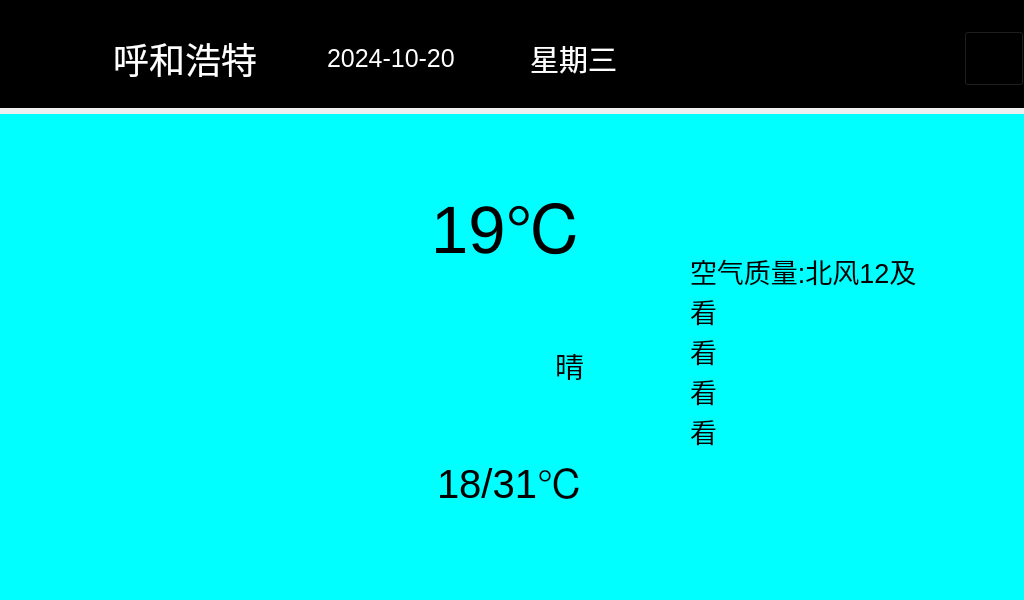
<?xml version="1.0" encoding="UTF-8"?>
<ui version="4.0">
 <class>Weather</class>
 <widget class="QWidget" name="Weather">
  <property name="geometry">
   <rect>
    <x>0</x>
    <y>0</y>
    <width>1024</width>
    <height>600</height>
   </rect>
  </property>
  <property name="windowTitle">
   <string>Weather</string>
  </property>
  <layout class="QGridLayout" name="gridLayout">
   <property name="leftMargin">
    <number>0</number>
   </property>
   <property name="topMargin">
    <number>0</number>
   </property>
   <property name="rightMargin">
    <number>0</number>
   </property>
   <property name="bottomMargin">
    <number>0</number>
   </property>
   <item row="0" column="0">
    <layout class="QVBoxLayout" name="verticalLayout" stretch="4,18">
     <property name="spacing">
      <number>6</number>
     </property>
     <property name="sizeConstraint">
      <enum>QLayout::SetDefaultConstraint</enum>
     </property>
     <item>
      <widget class="QWidget" name="widget_on" native="true">
       <property name="styleSheet">
        <string notr="true">background-color: rgb(0, 0, 0);</string>
       </property>
       <layout class="QGridLayout" name="gridLayout_2">
        <property name="leftMargin">
         <number>0</number>
        </property>
        <property name="rightMargin">
         <number>0</number>
        </property>
        <property name="bottomMargin">
         <number>0</number>
        </property>
        <property name="spacing">
         <number>0</number>
        </property>
        <item row="0" column="0">
         <layout class="QHBoxLayout" name="horizontalLayout">
          <item>
           <widget class="QLabel" name="label_local">
            <property name="minimumSize">
             <size>
              <width>60</width>
              <height>55</height>
             </size>
            </property>
            <property name="styleSheet">
             <string notr="true">image: url(:/img/city.png);</string>
            </property>
            <property name="text">
             <string/>
            </property>
           </widget>
          </item>
          <item>
           <spacer name="horizontalSpacer">
            <property name="orientation">
             <enum>Qt::Horizontal</enum>
            </property>
            <property name="sizeHint" stdset="0">
             <size>
              <width>13</width>
              <height>17</height>
             </size>
            </property>
           </spacer>
          </item>
          <item>
           <widget class="QLabel" name="label_city">
            <property name="minimumSize">
             <size>
              <width>160</width>
              <height>0</height>
             </size>
            </property>
            <property name="font">
             <font>
              <pointsize>27</pointsize>
             </font>
            </property>
            <property name="styleSheet">
             <string notr="true">color: rgb(255, 255, 255);</string>
            </property>
            <property name="text">
             <string>呼和浩特</string>
            </property>
           </widget>
          </item>
          <item>
           <spacer name="horizontalSpacer_5">
            <property name="orientation">
             <enum>Qt::Horizontal</enum>
            </property>
            <property name="sizeHint" stdset="0">
             <size>
              <width>13</width>
              <height>17</height>
             </size>
            </property>
           </spacer>
          </item>
          <item>
           <widget class="QLabel" name="label_today">
            <property name="minimumSize">
             <size>
              <width>150</width>
              <height>50</height>
             </size>
            </property>
            <property name="font">
             <font>
              <pointsize>19</pointsize>
             </font>
            </property>
            <property name="styleSheet">
             <string notr="true">color: rgb(255, 255, 255);</string>
            </property>
            <property name="frameShadow">
             <enum>QFrame::Plain</enum>
            </property>
            <property name="text">
             <string>2024-10-20</string>
            </property>
           </widget>
          </item>
          <item>
           <spacer name="horizontalSpacer_2">
            <property name="orientation">
             <enum>Qt::Horizontal</enum>
            </property>
            <property name="sizeHint" stdset="0">
             <size>
              <width>13</width>
              <height>17</height>
             </size>
            </property>
           </spacer>
          </item>
          <item>
           <widget class="QLabel" name="label_week">
            <property name="minimumSize">
             <size>
              <width>100</width>
              <height>50</height>
             </size>
            </property>
            <property name="font">
             <font>
              <pointsize>22</pointsize>
             </font>
            </property>
            <property name="styleSheet">
             <string notr="true">color: rgb(255, 255, 255);</string>
            </property>
            <property name="text">
             <string>星期三</string>
            </property>
           </widget>
          </item>
          <item>
           <spacer name="horizontalSpacer_3">
            <property name="orientation">
             <enum>Qt::Horizontal</enum>
            </property>
            <property name="sizeHint" stdset="0">
             <size>
              <width>13</width>
              <height>20</height>
             </size>
            </property>
           </spacer>
          </item>
          <item>
           <widget class="QLineEdit" name="lineEdit_city">
            <property name="minimumSize">
             <size>
              <width>100</width>
              <height>40</height>
             </size>
            </property>
            <property name="font">
             <font>
              <pointsize>19</pointsize>
             </font>
            </property>
            <property name="styleSheet">
             <string notr="true">color: rgb(255, 255, 255);
border-width: 2px;
border-color: blue;</string>
            </property>
            <property name="text">
             <string/>
            </property>
           </widget>
          </item>
          <item>
           <spacer name="horizontalSpacer_4">
            <property name="orientation">
             <enum>Qt::Horizontal</enum>
            </property>
            <property name="sizeHint" stdset="0">
             <size>
              <width>13</width>
              <height>17</height>
             </size>
            </property>
           </spacer>
          </item>
          <item>
           <widget class="QPushButton" name="pushButton_seek">
            <property name="minimumSize">
             <size>
              <width>60</width>
              <height>55</height>
             </size>
            </property>
            <property name="styleSheet">
             <string notr="true">border-image: url(:/img/search.png);</string>
            </property>
            <property name="text">
             <string/>
            </property>
           </widget>
          </item>
         </layout>
        </item>
       </layout>
      </widget>
     </item>
     <item>
      <widget class="QWidget" name="widget_down" native="true">
       <property name="styleSheet">
        <string notr="true">background-color: rgb(0, 255, 255);</string>
       </property>
       <layout class="QGridLayout" name="gridLayout_3">
        <property name="leftMargin">
         <number>0</number>
        </property>
        <property name="topMargin">
         <number>0</number>
        </property>
        <property name="rightMargin">
         <number>0</number>
        </property>
        <property name="bottomMargin">
         <number>0</number>
        </property>
        <property name="spacing">
         <number>0</number>
        </property>
        <item row="0" column="0">
         <widget class="QStackedWidget" name="stackedWidget">
          <property name="currentIndex">
           <number>0</number>
          </property>
          <widget class="QWidget" name="page_today">
           <property name="enabled">
            <bool>true</bool>
           </property>
           <layout class="QGridLayout" name="gridLayout_5">
            <item row="0" column="0">
             <widget class="QWidget" name="widget_today" native="true">
              <property name="enabled">
               <bool>true</bool>
              </property>
              <layout class="QGridLayout" name="gridLayout_4">
               <item row="1" column="0">
                <layout class="QVBoxLayout" name="verticalLayout_3">
                 <property name="sizeConstraint">
                  <enum>QLayout::SetMaximumSize</enum>
                 </property>
                 <item>
                  <layout class="QHBoxLayout" name="horizontalLayout_4" stretch="0">
                   <item>
                    <layout class="QHBoxLayout" name="horizontalLayout_3" stretch="0,0,0,12,0,0">
                     <item>
                      <spacer name="horizontalSpacer_7">
                       <property name="orientation">
                        <enum>Qt::Horizontal</enum>
                       </property>
                       <property name="sizeHint" stdset="0">
                        <size>
                         <width>40</width>
                         <height>20</height>
                        </size>
                       </property>
                      </spacer>
                     </item>
                     <item>
                      <spacer name="horizontalSpacer_6">
                       <property name="orientation">
                        <enum>Qt::Horizontal</enum>
                       </property>
                       <property name="sizeHint" stdset="0">
                        <size>
                         <width>40</width>
                         <height>20</height>
                        </size>
                       </property>
                      </spacer>
                     </item>
                     <item>
                      <widget class="QLabel" name="label_today_s_picture">
                       <property name="minimumSize">
                        <size>
                         <width>200</width>
                         <height>0</height>
                        </size>
                       </property>
                       <property name="maximumSize">
                        <size>
                         <width>200</width>
                         <height>200</height>
                        </size>
                       </property>
                       <property name="text">
                        <string/>
                       </property>
                       <property name="scaledContents">
                        <bool>true</bool>
                       </property>
                      </widget>
                     </item>
                     <item>
                      <layout class="QVBoxLayout" name="verticalLayout_2">
                       <item>
                        <widget class="QLineEdit" name="lineEdit_today_c_realtime">
                         <property name="maximumSize">
                          <size>
                           <width>180</width>
                           <height>16777215</height>
                          </size>
                         </property>
                         <property name="font">
                          <font>
                           <pointsize>50</pointsize>
                          </font>
                         </property>
                         <property name="styleSheet">
                          <string notr="true">border-style: outset;</string>
                         </property>
                         <property name="text">
                          <string>19℃</string>
                         </property>
                         <property name="alignment">
                          <set>Qt::AlignRight|Qt::AlignTrailing|Qt::AlignVCenter</set>
                         </property>
                         <property name="readOnly">
                          <bool>true</bool>
                         </property>
                        </widget>
                       </item>
                       <item>
                        <widget class="QLineEdit" name="lineEdit_today_s_realtime">
                         <property name="maximumSize">
                          <size>
                           <width>180</width>
                           <height>16777215</height>
                          </size>
                         </property>
                         <property name="font">
                          <font>
                           <pointsize>22</pointsize>
                          </font>
                         </property>
                         <property name="styleSheet">
                          <string notr="true">border-style: outset;</string>
                         </property>
                         <property name="text">
                          <string>晴</string>
                         </property>
                         <property name="alignment">
                          <set>Qt::AlignRight|Qt::AlignTrailing|Qt::AlignVCenter</set>
                         </property>
                         <property name="readOnly">
                          <bool>true</bool>
                         </property>
                        </widget>
                       </item>
                       <item>
                        <widget class="QLineEdit" name="lineEdit_today_c">
                         <property name="minimumSize">
                          <size>
                           <width>180</width>
                           <height>0</height>
                          </size>
                         </property>
                         <property name="maximumSize">
                          <size>
                           <width>180</width>
                           <height>16777215</height>
                          </size>
                         </property>
                         <property name="font">
                          <font>
                           <pointsize>30</pointsize>
                          </font>
                         </property>
                         <property name="styleSheet">
                          <string notr="true">border-style: outset;</string>
                         </property>
                         <property name="text">
                          <string>18/31℃</string>
                         </property>
                         <property name="alignment">
                          <set>Qt::AlignRight|Qt::AlignTrailing|Qt::AlignVCenter</set>
                         </property>
                         <property name="readOnly">
                          <bool>true</bool>
                         </property>
                        </widget>
                       </item>
                      </layout>
                     </item>
                     <item>
                      <spacer name="horizontalSpacer_13">
                       <property name="orientation">
                        <enum>Qt::Horizontal</enum>
                       </property>
                       <property name="sizeHint" stdset="0">
                        <size>
                         <width>40</width>
                         <height>20</height>
                        </size>
                       </property>
                      </spacer>
                     </item>
                     <item>
                      <layout class="QVBoxLayout" name="verticalLayout_9">
                       <item>
                        <spacer name="verticalSpacer_2">
                         <property name="orientation">
                          <enum>Qt::Vertical</enum>
                         </property>
                         <property name="sizeHint" stdset="0">
                          <size>
                           <width>20</width>
                           <height>40</height>
                          </size>
                         </property>
                        </spacer>
                       </item>
                       <item>
                        <widget class="QTextEdit" name="textEdit_today_co">
                         <property name="minimumSize">
                          <size>
                           <width>320</width>
                           <height>220</height>
                          </size>
                         </property>
                         <property name="font">
                          <font>
                           <pointsize>19</pointsize>
                          </font>
                         </property>
                         <property name="styleSheet">
                          <string notr="true">border-style: outset;</string>
                         </property>
                         <property name="readOnly">
                          <bool>true</bool>
                         </property>
                         <property name="html">
                          <string>&lt;!DOCTYPE HTML PUBLIC &quot;-//W3C//DTD HTML 4.0//EN&quot; &quot;http://www.w3.org/TR/REC-html40/strict.dtd&quot;&gt;
&lt;html&gt;&lt;head&gt;&lt;meta name=&quot;qrichtext&quot; content=&quot;1&quot; /&gt;&lt;style type=&quot;text/css&quot;&gt;
p, li { white-space: pre-wrap; }
&lt;/style&gt;&lt;/head&gt;&lt;body style=&quot; font-family:'DejaVu LGC Sans'; font-size:19pt; font-weight:400; font-style:normal;&quot;&gt;
&lt;p style=&quot; margin-top:0px; margin-bottom:0px; margin-left:0px; margin-right:0px; -qt-block-indent:0; text-indent:0px;&quot;&gt;&lt;span style=&quot; font-size:20pt;&quot;&gt;空气质量:北风12及&lt;/span&gt;&lt;/p&gt;
&lt;p style=&quot; margin-top:0px; margin-bottom:0px; margin-left:0px; margin-right:0px; -qt-block-indent:0; text-indent:0px;&quot;&gt;&lt;span style=&quot; font-size:20pt;&quot;&gt;看&lt;/span&gt;&lt;/p&gt;
&lt;p style=&quot; margin-top:0px; margin-bottom:0px; margin-left:0px; margin-right:0px; -qt-block-indent:0; text-indent:0px;&quot;&gt;&lt;span style=&quot; font-size:20pt;&quot;&gt;看&lt;/span&gt;&lt;/p&gt;
&lt;p style=&quot; margin-top:0px; margin-bottom:0px; margin-left:0px; margin-right:0px; -qt-block-indent:0; text-indent:0px;&quot;&gt;&lt;span style=&quot; font-size:20pt;&quot;&gt;看&lt;/span&gt;&lt;/p&gt;
&lt;p style=&quot; margin-top:0px; margin-bottom:0px; margin-left:0px; margin-right:0px; -qt-block-indent:0; text-indent:0px;&quot;&gt;&lt;span style=&quot; font-size:20pt;&quot;&gt;看&lt;/span&gt;&lt;/p&gt;&lt;/body&gt;&lt;/html&gt;</string>
                         </property>
                        </widget>
                       </item>
                       <item>
                        <spacer name="verticalSpacer">
                         <property name="orientation">
                          <enum>Qt::Vertical</enum>
                         </property>
                         <property name="sizeHint" stdset="0">
                          <size>
                           <width>20</width>
                           <height>40</height>
                          </size>
                         </property>
                        </spacer>
                       </item>
                      </layout>
                     </item>
                    </layout>
                   </item>
                  </layout>
                 </item>
                </layout>
               </item>
              </layout>
             </widget>
            </item>
           </layout>
          </widget>
          <widget class="QWidget" name="page_future">
           <layout class="QGridLayout" name="gridLayout_6">
            <item row="0" column="0">
             <widget class="QWidget" name="widget_future" native="true">
              <layout class="QGridLayout" name="gridLayout_7">
               <item row="0" column="0">
                <layout class="QHBoxLayout" name="horizontalLayout_5">
                 <property name="sizeConstraint">
                  <enum>QLayout::SetMinAndMaxSize</enum>
                 </property>
                 <property name="leftMargin">
                  <number>10</number>
                 </property>
                 <item>
                  <layout class="QVBoxLayout" name="verticalLayout_4">
                   <item>
                    <widget class="QLabel" name="label_today_date">
                     <property name="minimumSize">
                      <size>
                       <width>120</width>
                       <height>0</height>
                      </size>
                     </property>
                     <property name="font">
                      <font>
                       <pointsize>25</pointsize>
                      </font>
                     </property>
                     <property name="text">
                      <string>今天</string>
                     </property>
                     <property name="alignment">
                      <set>Qt::AlignCenter</set>
                     </property>
                    </widget>
                   </item>
                   <item>
                    <widget class="QLabel" name="label_today_s_pictures">
                     <property name="minimumSize">
                      <size>
                       <width>105</width>
                       <height>105</height>
                      </size>
                     </property>
                     <property name="maximumSize">
                      <size>
                       <width>105</width>
                       <height>105</height>
                      </size>
                     </property>
                     <property name="text">
                      <string/>
                     </property>
                     <property name="scaledContents">
                      <bool>true</bool>
                     </property>
                     <property name="alignment">
                      <set>Qt::AlignCenter</set>
                     </property>
                    </widget>
                   </item>
                   <item>
                    <widget class="QLabel" name="label_today_c">
                     <property name="minimumSize">
                      <size>
                       <width>110</width>
                       <height>0</height>
                      </size>
                     </property>
                     <property name="font">
                      <font>
                       <pointsize>20</pointsize>
                      </font>
                     </property>
                     <property name="text">
                      <string>19~20</string>
                     </property>
                     <property name="alignment">
                      <set>Qt::AlignCenter</set>
                     </property>
                    </widget>
                   </item>
                   <item>
                    <widget class="QLabel" name="label_wind">
                     <property name="font">
                      <font>
                       <pointsize>20</pointsize>
                      </font>
                     </property>
                     <property name="text">
                      <string>东北风</string>
                     </property>
                     <property name="alignment">
                      <set>Qt::AlignCenter</set>
                     </property>
                    </widget>
                   </item>
                  </layout>
                 </item>
                 <item>
                  <spacer name="horizontalSpacer_12">
                   <property name="orientation">
                    <enum>Qt::Horizontal</enum>
                   </property>
                   <property name="sizeHint" stdset="0">
                    <size>
                     <width>40</width>
                     <height>20</height>
                    </size>
                   </property>
                  </spacer>
                 </item>
                 <item>
                  <layout class="QVBoxLayout" name="verticalLayout_5">
                   <item>
                    <widget class="QLabel" name="label_today_date_2">
                     <property name="minimumSize">
                      <size>
                       <width>120</width>
                       <height>0</height>
                      </size>
                     </property>
                     <property name="font">
                      <font>
                       <pointsize>25</pointsize>
                      </font>
                     </property>
                     <property name="text">
                      <string>明天</string>
                     </property>
                     <property name="alignment">
                      <set>Qt::AlignCenter</set>
                     </property>
                    </widget>
                   </item>
                   <item>
                    <widget class="QLabel" name="label_today_s_pictures_2">
                     <property name="minimumSize">
                      <size>
                       <width>105</width>
                       <height>105</height>
                      </size>
                     </property>
                     <property name="maximumSize">
                      <size>
                       <width>105</width>
                       <height>105</height>
                      </size>
                     </property>
                     <property name="text">
                      <string/>
                     </property>
                     <property name="scaledContents">
                      <bool>true</bool>
                     </property>
                     <property name="alignment">
                      <set>Qt::AlignCenter</set>
                     </property>
                    </widget>
                   </item>
                   <item>
                    <widget class="QLabel" name="label_today_c_2">
                     <property name="minimumSize">
                      <size>
                       <width>110</width>
                       <height>0</height>
                      </size>
                     </property>
                     <property name="font">
                      <font>
                       <pointsize>20</pointsize>
                      </font>
                     </property>
                     <property name="text">
                      <string>19~20</string>
                     </property>
                     <property name="alignment">
                      <set>Qt::AlignCenter</set>
                     </property>
                    </widget>
                   </item>
                   <item>
                    <widget class="QLabel" name="label_wind_2">
                     <property name="font">
                      <font>
                       <pointsize>20</pointsize>
                      </font>
                     </property>
                     <property name="text">
                      <string>东北风</string>
                     </property>
                     <property name="alignment">
                      <set>Qt::AlignCenter</set>
                     </property>
                    </widget>
                   </item>
                  </layout>
                 </item>
                 <item>
                  <spacer name="horizontalSpacer_11">
                   <property name="orientation">
                    <enum>Qt::Horizontal</enum>
                   </property>
                   <property name="sizeHint" stdset="0">
                    <size>
                     <width>40</width>
                     <height>20</height>
                    </size>
                   </property>
                  </spacer>
                 </item>
                 <item>
                  <layout class="QVBoxLayout" name="verticalLayout_6">
                   <item>
                    <widget class="QLabel" name="label_today_date_3">
                     <property name="minimumSize">
                      <size>
                       <width>120</width>
                       <height>0</height>
                      </size>
                     </property>
                     <property name="font">
                      <font>
                       <pointsize>25</pointsize>
                      </font>
                     </property>
                     <property name="text">
                      <string>后天</string>
                     </property>
                     <property name="alignment">
                      <set>Qt::AlignCenter</set>
                     </property>
                    </widget>
                   </item>
                   <item>
                    <widget class="QLabel" name="label_today_s_pictures_3">
                     <property name="minimumSize">
                      <size>
                       <width>105</width>
                       <height>105</height>
                      </size>
                     </property>
                     <property name="maximumSize">
                      <size>
                       <width>105</width>
                       <height>105</height>
                      </size>
                     </property>
                     <property name="text">
                      <string/>
                     </property>
                     <property name="scaledContents">
                      <bool>true</bool>
                     </property>
                     <property name="alignment">
                      <set>Qt::AlignCenter</set>
                     </property>
                    </widget>
                   </item>
                   <item>
                    <widget class="QLabel" name="label_today_c_3">
                     <property name="minimumSize">
                      <size>
                       <width>110</width>
                       <height>0</height>
                      </size>
                     </property>
                     <property name="font">
                      <font>
                       <pointsize>20</pointsize>
                      </font>
                     </property>
                     <property name="text">
                      <string>19~20</string>
                     </property>
                     <property name="alignment">
                      <set>Qt::AlignCenter</set>
                     </property>
                    </widget>
                   </item>
                   <item>
                    <widget class="QLabel" name="label_wind_3">
                     <property name="font">
                      <font>
                       <pointsize>20</pointsize>
                      </font>
                     </property>
                     <property name="text">
                      <string>东北风</string>
                     </property>
                     <property name="alignment">
                      <set>Qt::AlignCenter</set>
                     </property>
                    </widget>
                   </item>
                  </layout>
                 </item>
                 <item>
                  <spacer name="horizontalSpacer_10">
                   <property name="orientation">
                    <enum>Qt::Horizontal</enum>
                   </property>
                   <property name="sizeHint" stdset="0">
                    <size>
                     <width>40</width>
                     <height>20</height>
                    </size>
                   </property>
                  </spacer>
                 </item>
                 <item>
                  <layout class="QVBoxLayout" name="verticalLayout_7">
                   <item>
                    <widget class="QLabel" name="label_today_date_4">
                     <property name="minimumSize">
                      <size>
                       <width>120</width>
                       <height>0</height>
                      </size>
                     </property>
                     <property name="font">
                      <font>
                       <pointsize>25</pointsize>
                      </font>
                     </property>
                     <property name="text">
                      <string>05-22</string>
                     </property>
                     <property name="alignment">
                      <set>Qt::AlignCenter</set>
                     </property>
                    </widget>
                   </item>
                   <item>
                    <widget class="QLabel" name="label_today_s_pictures_4">
                     <property name="minimumSize">
                      <size>
                       <width>105</width>
                       <height>105</height>
                      </size>
                     </property>
                     <property name="maximumSize">
                      <size>
                       <width>105</width>
                       <height>105</height>
                      </size>
                     </property>
                     <property name="text">
                      <string/>
                     </property>
                     <property name="scaledContents">
                      <bool>true</bool>
                     </property>
                     <property name="alignment">
                      <set>Qt::AlignCenter</set>
                     </property>
                    </widget>
                   </item>
                   <item>
                    <widget class="QLabel" name="label_today_c_4">
                     <property name="minimumSize">
                      <size>
                       <width>110</width>
                       <height>0</height>
                      </size>
                     </property>
                     <property name="font">
                      <font>
                       <pointsize>20</pointsize>
                      </font>
                     </property>
                     <property name="text">
                      <string>19~20</string>
                     </property>
                     <property name="alignment">
                      <set>Qt::AlignCenter</set>
                     </property>
                    </widget>
                   </item>
                   <item>
                    <widget class="QLabel" name="label_wind_4">
                     <property name="font">
                      <font>
                       <pointsize>20</pointsize>
                      </font>
                     </property>
                     <property name="text">
                      <string>东北风</string>
                     </property>
                     <property name="alignment">
                      <set>Qt::AlignCenter</set>
                     </property>
                    </widget>
                   </item>
                  </layout>
                 </item>
                 <item>
                  <spacer name="horizontalSpacer_9">
                   <property name="orientation">
                    <enum>Qt::Horizontal</enum>
                   </property>
                   <property name="sizeHint" stdset="0">
                    <size>
                     <width>40</width>
                     <height>20</height>
                    </size>
                   </property>
                  </spacer>
                 </item>
                 <item>
                  <layout class="QVBoxLayout" name="verticalLayout_8">
                   <item>
                    <widget class="QLabel" name="label_today_date_5">
                     <property name="minimumSize">
                      <size>
                       <width>120</width>
                       <height>0</height>
                      </size>
                     </property>
                     <property name="font">
                      <font>
                       <pointsize>25</pointsize>
                      </font>
                     </property>
                     <property name="text">
                      <string>02-22</string>
                     </property>
                     <property name="alignment">
                      <set>Qt::AlignCenter</set>
                     </property>
                    </widget>
                   </item>
                   <item>
                    <widget class="QLabel" name="label_today_s_pictures_5">
                     <property name="minimumSize">
                      <size>
                       <width>105</width>
                       <height>105</height>
                      </size>
                     </property>
                     <property name="maximumSize">
                      <size>
                       <width>105</width>
                       <height>105</height>
                      </size>
                     </property>
                     <property name="text">
                      <string/>
                     </property>
                     <property name="scaledContents">
                      <bool>true</bool>
                     </property>
                     <property name="alignment">
                      <set>Qt::AlignCenter</set>
                     </property>
                    </widget>
                   </item>
                   <item>
                    <widget class="QLabel" name="label_today_c_5">
                     <property name="minimumSize">
                      <size>
                       <width>110</width>
                       <height>0</height>
                      </size>
                     </property>
                     <property name="font">
                      <font>
                       <pointsize>20</pointsize>
                      </font>
                     </property>
                     <property name="text">
                      <string>19~20</string>
                     </property>
                     <property name="alignment">
                      <set>Qt::AlignCenter</set>
                     </property>
                    </widget>
                   </item>
                   <item>
                    <widget class="QLabel" name="label_wind_5">
                     <property name="font">
                      <font>
                       <pointsize>20</pointsize>
                      </font>
                     </property>
                     <property name="text">
                      <string>东北风</string>
                     </property>
                     <property name="alignment">
                      <set>Qt::AlignCenter</set>
                     </property>
                    </widget>
                   </item>
                  </layout>
                 </item>
                </layout>
               </item>
              </layout>
             </widget>
            </item>
           </layout>
          </widget>
         </widget>
        </item>
       </layout>
      </widget>
     </item>
    </layout>
   </item>
  </layout>
 </widget>
 <resources/>
 <connections/>
</ui>
